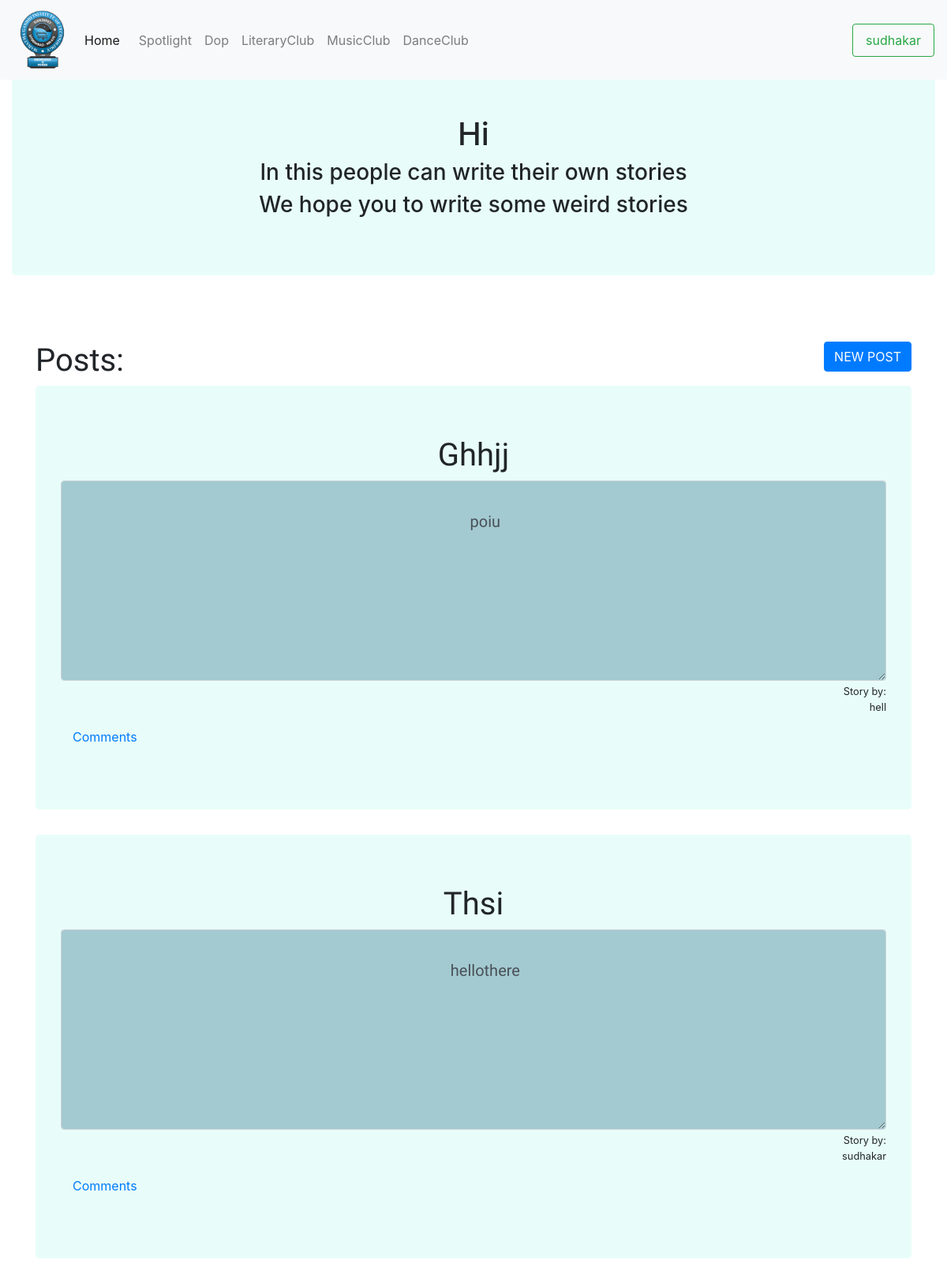
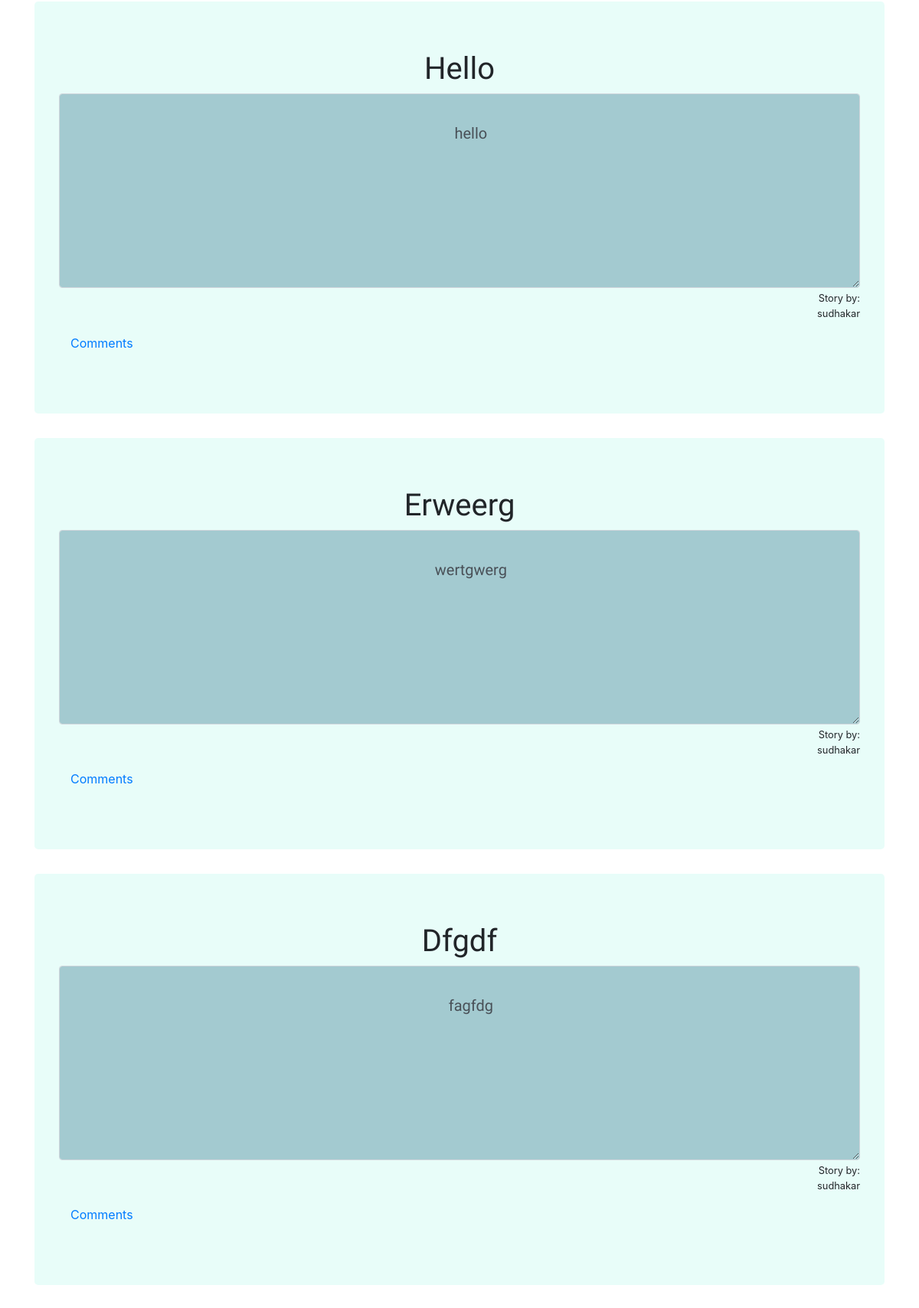
Page /literary (signed in, upper part) on the committed database (2 pictures, top to bottom).
### website/models.py (models this page shows, shortened)
class PublishUser(models.Model):
    title = models.CharField(max_length = 50)
    story = models.CharField(max_length=5000)
    author = models.CharField(max_length=100)

### website/views.py (the view)
# urls.py: path('literary',views.literary,name='literary'),
def literary(request):
    objects =PublishUser.objects.order_by('-id')
    context = {'lists':objects}
    return render(request,'website/literary.html',context)

### website/templates/website/literary.html (shortened to what this page needs)
{% extends 'website/index.html' %}
{% block content %}
{% if user.is_authenticated %}
<div class="container-fluid">
  <div class="jumbotron" id='after' style='margin-top:7%;'>
    <h1 >Hi</h1>
    <h3>In this people can write their own stories</h3>
    <h3>We hope you to write some weird stories</h3>
  </div>
</div>
<div class="container " id='rahul' class='lit-rahul' style='margin-top:7%;' >
  <form  method="post">
    <a href="{% url 'website:newpost' %}"><button type="button" class='btn btn-primary' style="float:right;" name="button">NEW POST</button></a>
  </form>
  <h1>Posts:</h1>
</div>
{% for item in lists %}
<div class="container" id='lit-post-ct'>
  <div class="jumbotron" id="what1">
    <h1 class='hello' id='luhar' >{{item.title}}</h1>
    <textarea name="name" readonly rows="8" cols="80" class='form-control ' id='story'>
      {{item.story}}
    </textarea>
    <div class="storyby">
        <small >Story by:<p>{{item.author}}</p></small>
    </div>
    <div class="container">
        <p>
            <a  data-toggle="collapse" href="#hellooooo{{item.id}}" role="button" aria-expanded="false" aria-controls="hellooooo{{item.id}}">
              Comments
            </a>
            </p>
      </div>
  </div>
</div>
{% endfor %}
{% else %}
<div class="container">
  <div class="jumbotron" id='luhar' style='margin-top:7%;'>
    <h1>You need to Login to See this Page</h1>
  </div>
</div>
{% endif %}
{% endblock %}

### website/templates/website/index.html (shortened to what this page needs)
{% load static %}
<!DOCTYPE html>
<html lang="en" dir="ltr">
  <head>
      <link rel="stylesheet" href="https://stackpath.bootstrapcdn.com/bootstrap/4.5.0/css/bootstrap.min.css">
      <link rel="stylesheet" href="{% static 'css/home.css' %}">
    <link rel="stylesheet" href="{% static 'css/login.css' %}">
  </head>
  <body>
    <nav class="navbar navbar-expand-lg navbar-light bg-light fixed-top" id='navbar'>
                <a class="navbar-brand" href="#">
          <img src="{% static 'img/mgit2.png' %}" width="75px" height="auto" class="d-inline-block align-top" alt="" loading="lazy">
          </a>
          <a href="{% url 'website:home' %}" class='navbar-brand' id ='brand'>Home</a>
          <div class="collapse navbar-collapse" id="navbarSupportedContent">
            <ul class="navbar-nav mr-auto">
              <li class="nav-item">
                <a class="nav-link" href="{% url 'website:spotlight' %}">Spotlight</a>
              </li>
              <li class="nav-item">
                <a class="nav-link "href="{% url 'website:dop' %}"  >Dop</a>
              </li>
              <li class="nav-item">
                <a class="nav-link " href="{% url 'website:literary' %}"  >LiteraryClub</a>
              </li>
              <li class="nav-item">
                <a class="nav-link " href="#"  >MusicClub </a>
              </li>
              <li class="nav-item">
                <a class="nav-link " href="#"  >DanceClub</a>
              </li>
            </ul>
            {% if user.is_authenticated %}
            <a href="{% url 'website:userinfo' %}"><button class="btn btn-outline-success nav-link  " type="submit">{{user.username}}</button></a>
            {% else %}
                <a href="{% url 'website:login' %}"><button class="btn btn-outline-success nav-link " type="submit">login</button></a>
                {% endif %}
          </div>
        </nav>
        {% block content %}
        {% endblock %}
  </body>
</html>

### static/css/home.css (style rules this page uses)
.nav-link { font-size: 2vh; }
#brand { font-size: 2vh; }
.hello { text-align: center; font-style: normal; font-family: sans-serif; text-decoration-color: #7FDBFF; text-transform: capitalize; margin-top: 0px; padding-top: 0px; }
#story { text-align: center; background-color: rgba(6, 84, 113,0.3); font-family: 'Comic Neue', cursive; text-align: center; font-size: 20px; }
#what1 { background-color: rgba(33, 230, 193,0.1); }
#after { background-color: rgba(33, 230, 193,0.1); text-align: center; }
.storyby { text-align:right; marigin-right:10px; }
#rahul h1 { font-family: 'Metal Mania', cursive; }
#luhar { font-family: 'Piedra', cursive; }

### rows in the picture
PublishUser: title "Ghhjj", name "poiu", author "hell"
PublishUser: title "Thsi", name "hellothere", author "sudhakar"
PublishUser: title "Hello", name "hello", author "sudhakar"
PublishUser: title "Erweerg", name "wertgwerg", author "sudhakar"
PublishUser: title "Dfgdf", name "fagfdg", author "sudhakar"

### other values in the picture
{{ user.username }} "sudhakar"
